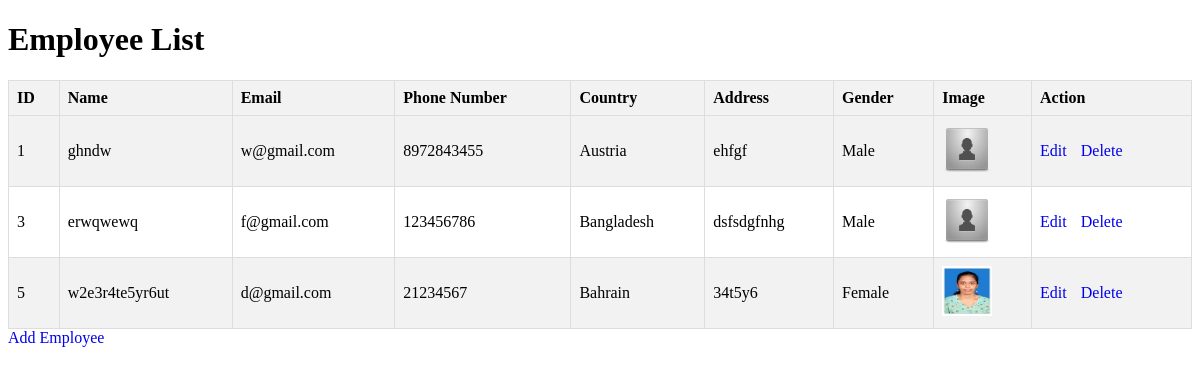
/employees/, run on the app's committed database.
### crud/models.py (models this page shows, shortened)
class Employee(models.Model):
    id= models.AutoField(primary_key=True)
    Name = models.CharField(max_length=100)
    Email = models.EmailField(unique=True, null=False)
    PhoneNo = models.BigIntegerField()
    Country = models.CharField(max_length=100, choices= contries)
    Address = models.TextField()
    Gender = models.CharField(max_length=100, choices=[("Male", "Male"),("Female","Female"),("Other", "Other")])
    Image = models.ImageField(upload_to="empolye_images", default=default_image )

### crud/views.py (the view)
# urls.py: path('employees/', crud.employee_list, name='employee_list'),
def employee_list(request):
    employee = Employee.objects.all()
    return render(request, "crud/employee_list.html", {"employees": employee})

### crud/templates/crud/employee_list.html (shortened to what this page needs)
<!DOCTYPE html>
<html>
<head>
</head>
<body>
    <h1>Employee List</h1>
    <table>
        <tr>
            <th>ID</th>
            <th>Name</th>
            <th>Email</th>
            <th>Phone Number</th>
            <th>Country</th>
            <th>Address</th>
            <th>Gender</th>
            <th>Image</th>
            <th>Action</th>
        </tr>
        {% for employee in employees %}
            <tr>
                <td>{{employee.id}}</td>
                <td>{{ employee.Name }}</td>
                <td>{{ employee.Email }}</td>
                <td>{{ employee.PhoneNo }}</td>
                <td>{{ employee.Country }}</td>
                <td>{{ employee.Address }}</td>
                <td>{{ employee.Gender }}</td>
                <td><img src="{{ employee.Image.url }}" width="50" height="50" alt="{{ employee.Image }}'s Image"></td>
                <td>
                    <a href="{% url 'employee_update' employee.pk %}">Edit</a>
                    <a href="{% url 'employee_delete' employee.pk %}">Delete</a>
                </td>
            </tr>
        {% endfor %}
    </table>
    <a href="{% url 'employee_create' %}">Add Employee</a>
</body>
</html>

### crud/templates/crud/employee_list.html (style rules this page uses)
table { width: 100%; border-collapse: collapse; }
th, td { border: 1px solid #ddd; padding: 8px; text-align: left; }
th { background-color: #f2f2f2; }
tr:nth-child(even) { background-color: #f2f2f2; }
img { max-width: 50px; max-height: 50px; }
a { text-decoration: none; margin-right: 10px; }

### data on the page
Employee: id "1", Name "ghndw", Email "w@gmail.com", PhoneNo "8972843455", Country "Austria", Address "ehfgf", Gender "Male", Image (placeholder picture)
Employee: id "3", Name "erwqwewq", Email "f@gmail.com", PhoneNo "123456786", Country "Bangladesh", Address "dsfsdgfnhg", Gender "Male", Image (placeholder picture)
Employee: id "5", Name "w2e3r4te5yr6ut", Email "d@gmail.com", PhoneNo "21234567", Country "Bahrain", Address "34t5y6", Gender "Female", Image (picture)
